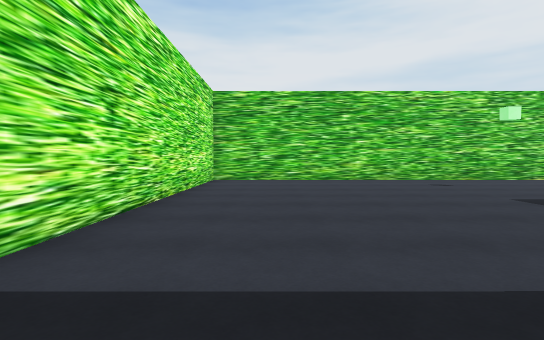
[1] (above)

21 first-person views from a walk through a 3-D level made in the Unity game engine. The camera is 1.2 m above the floor, tilts 2° down and sees 80° across. The floor is counted in squares, 2 m on a side. Each view is taken from the middle of a square. On the plan, view 1 faces up. The plan holds only what a view shows up to about 10 squares ahead; the rest is blank. The place goes on beyond the plan. Some surface patterns are stand-ins.

[2]
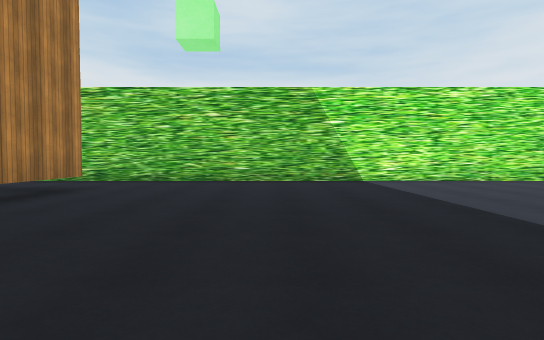

[3]
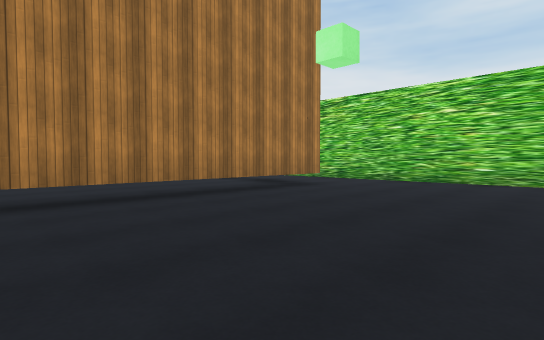

[4]
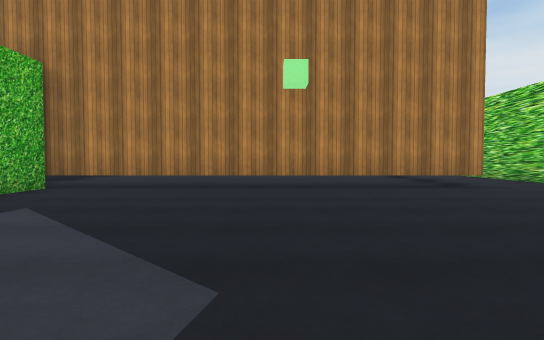

[5]
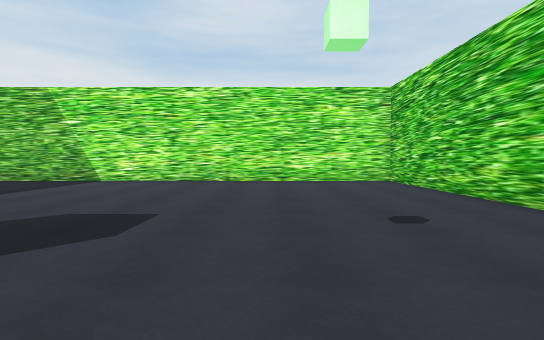

[6]
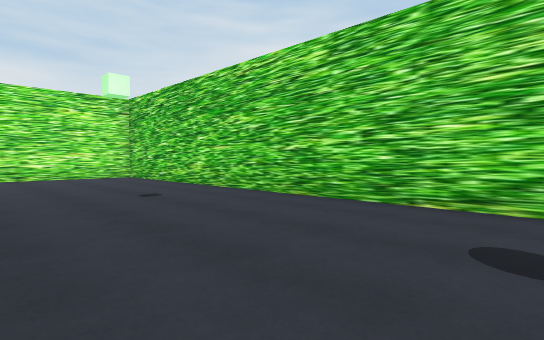

[7]
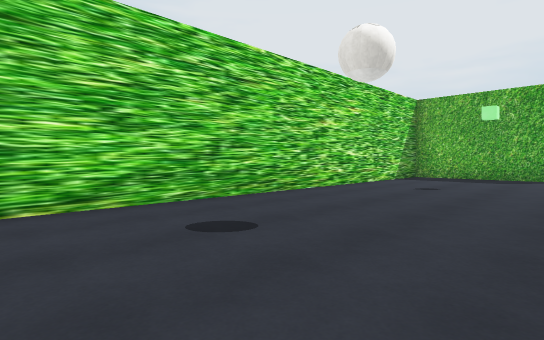

[8]
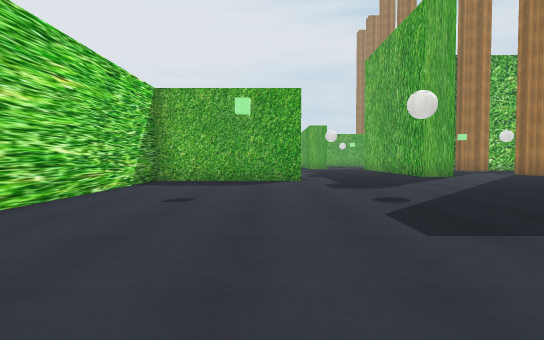

[9]
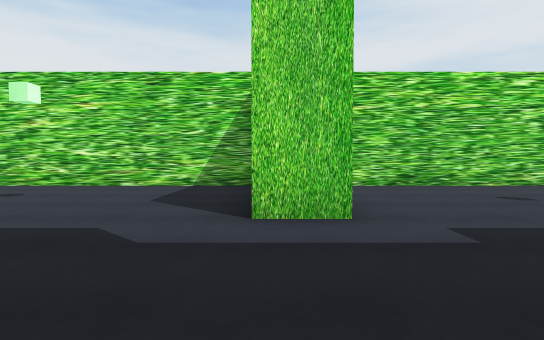

[10]
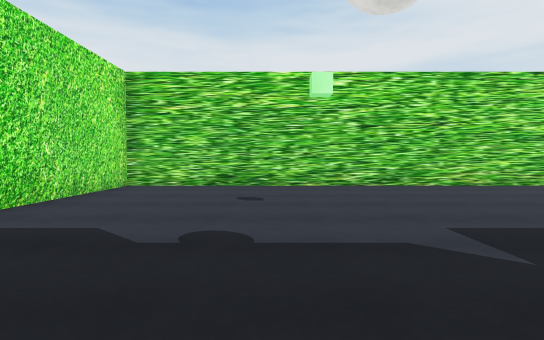

[11]
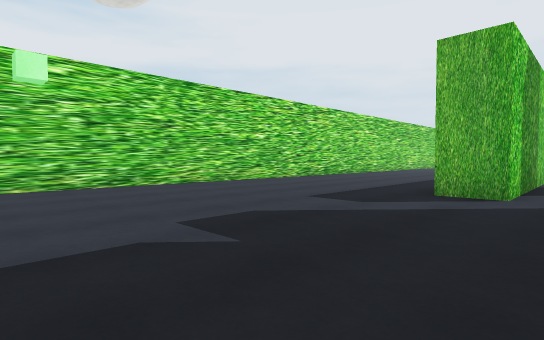

[12]
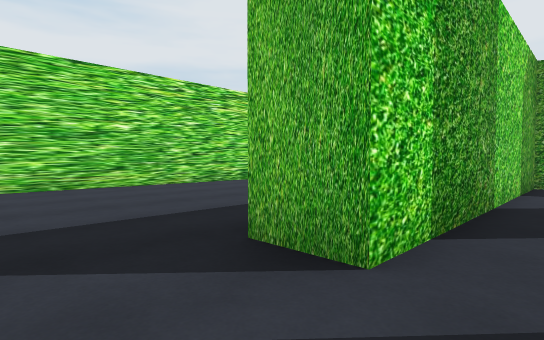

[13]
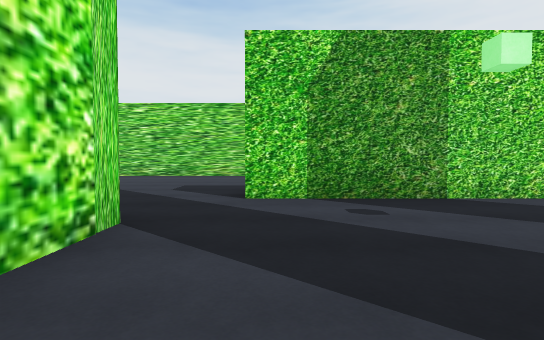

[14]
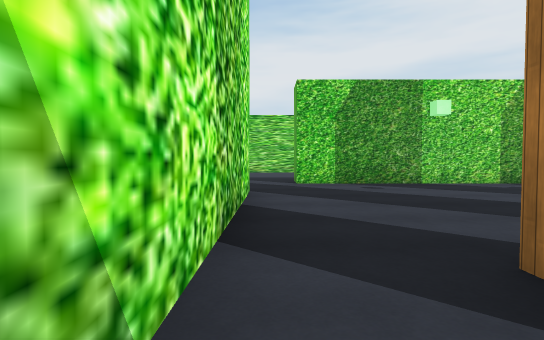

[15]
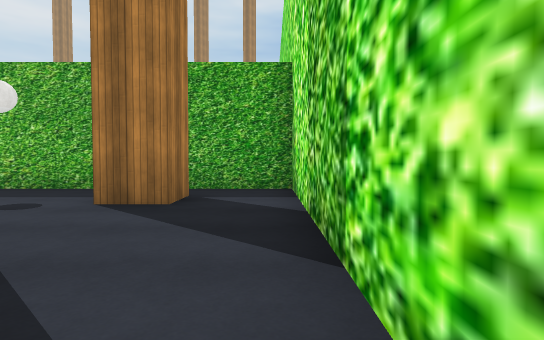

[16]
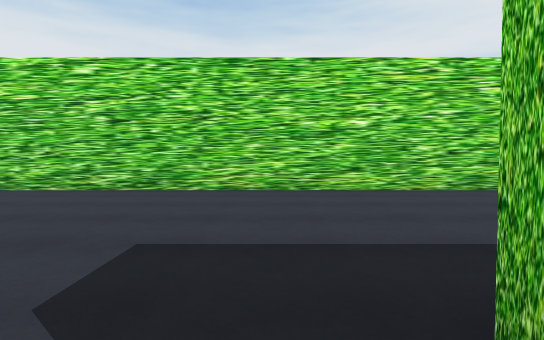

[17]
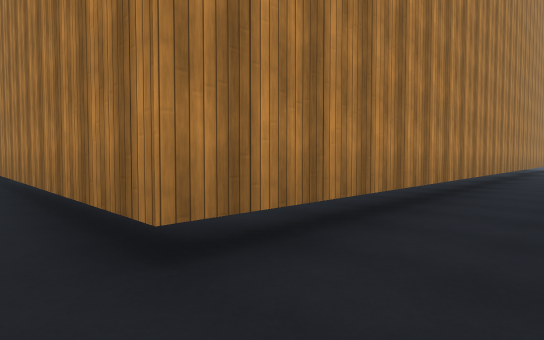

[18]
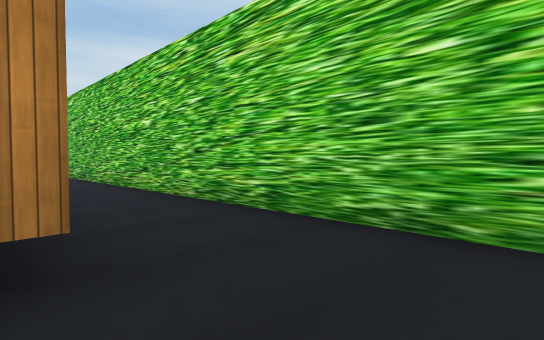

[19]
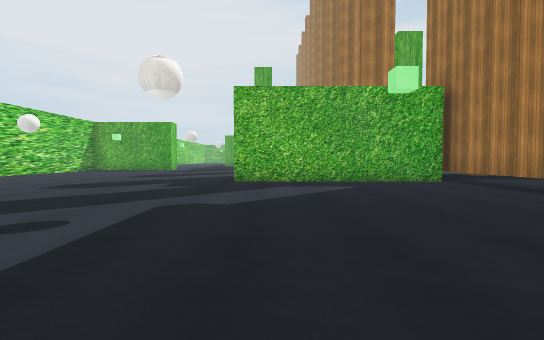

[20]
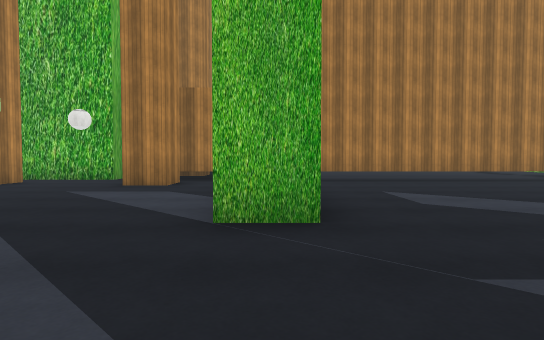

[21]
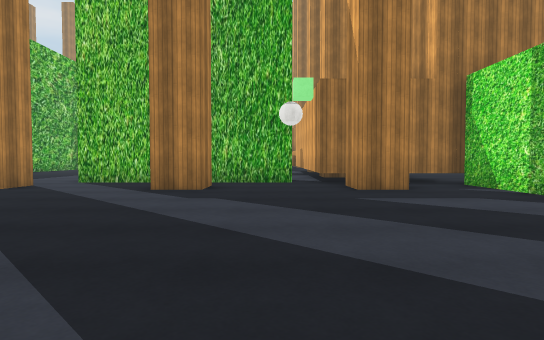

### Floor plan
Points are (right, up) in squares from view 1. A wall is a line through its corners. A room is listed if a view was taken in it or the views show most of it. See-through windows are left out.
Room 1 (views 1, 2, 3, 4, 5, 6, 7, 8, 9, 10, 11, 12, 16, 17, 18, 19, 20, 21)
walls: (12.3, -4.2) (12.3, -3.2) (13.3, -3.2) (13.3, -4.2); (16.3, -4.2) (16.3, -3.2) (17.4, -3.2); (14.5, -5.8) (14.5, -5.2) (20, -5.2); (10.5, -2.2) (10.5, -4.5); (9.5, -4.5) (9.5, 1) (10.6, 1); (20.3, -4.2) (20.3, -3.2); (18.9, 5.2) (17.8, 5.2) (17.8, 9.2) (-1.7, 9.2) (-1.7, -14.5); (27.6, 2.9) (27.6, 3.9); (0.6, -16.6) (0.6, -4.7) (13.8, -4.7) (13.8, -6.9); (30.5, 9.2) (18.8, 9.2) (18.8, 5.8)
ways out: opening at (27, 2) to room 2; opening at (14, -6)
Room 2 (views 13, 14, 15)
walls: (28.4, -4.2) (28.4, -3.2) (29.4, -3.2); (26.6, 1.1) (26.6, -5.4) (28.8, -5.4); (30.5, 2.9) (27.6, 2.9)
ways out: opening at (27, 2) to room 1

Positions as (right, up) in squares from view 1, and headings:
1: (0, 0), facing up
2: (7, -1), facing left
3: (7, 0), facing down-left
4: (5, 2), facing down
5: (7, 6), facing left
6: (9, 5), facing up-left
7: (7, 5), facing up-right
8: (9, 6), facing right
9: (18, 2), facing up
10: (22, 2), facing up
11: (22, 2), facing up-right
12: (26, 2), facing up-right
13: (28, -2), facing up
14: (27, -5), facing up
15: (27, 1), facing down
16: (27, 3), facing up
17: (-1, -4), facing down-right
18: (1, -3), facing down-left
19: (1, 0), facing right
20: (10, 4), facing down
21: (15, 3), facing down
